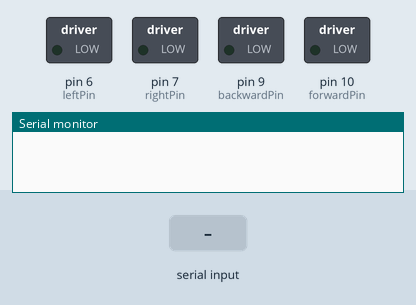
The sketch below on a simulated Arduino Uno, built with avr-gcc and run on an emulated ATmega328P. On the bench: switched loads named in the sketch (green lamp = pin HIGH), the last lines printed to the serial monitor. The inputs (shaded band) are chosen by the test bench.

Above: at 1.2 s.
1.3 s: "1" received over Serial
At 2.3 s:
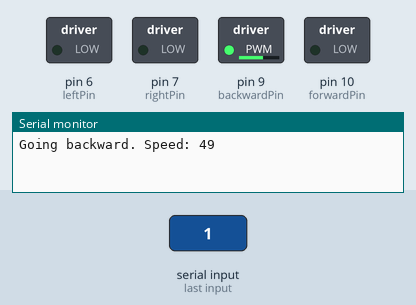
2.8 s: byte 253 (253) received over Serial
At 3.4 s:
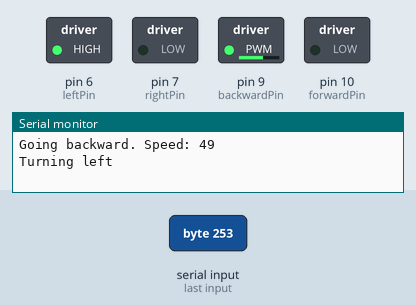
4.3 s: byte 125 (125) received over Serial
At 4.6 s:
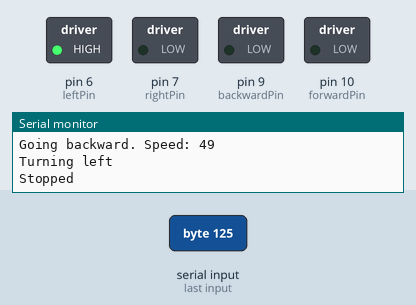
5.8 s: byte 255 (255) received over Serial
At 6.9 s:
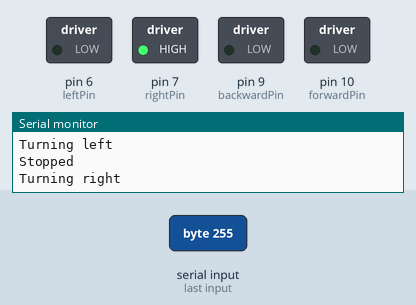
7.3 s: "0" received over Serial
At 8.1 s:
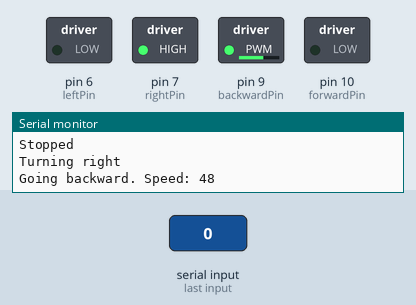
8.8 s: byte 254 (254) received over Serial
At 9.2 s:
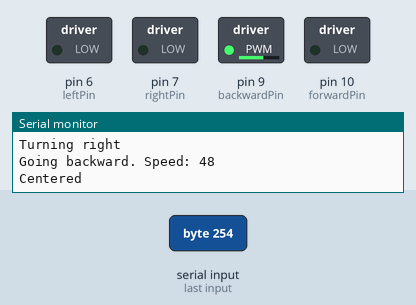
Timing chart, 0 to 11.3 s (numbered marks = the images above; inputs shaded):
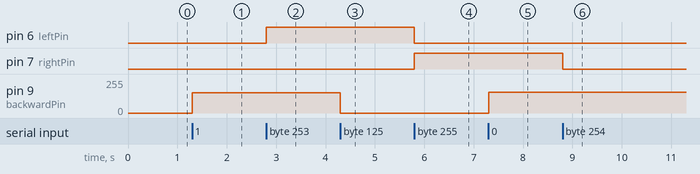

The sketch:

ArduinoCode.ino
```cpp
/*
  This code is for the Arduino mounted to the RC car. Pins 6, 7, 8 (PWM), and 9 (PWM)
  are digital pins connected to the RC car's dual H-bridge chip (wired to the streering servo
  and drive motor). Commands are recieved via bluetooth serial connection with accompanying
  Android code.
*/

#define forwardPin  10
#define backwardPin 9
#define leftPin     6
#define rightPin    7

int velocity = 0;
int flag = 0;

void setup() {
  pinMode(forwardPin, OUTPUT);
  pinMode(backwardPin, OUTPUT);
  pinMode(leftPin, OUTPUT);
  pinMode(rightPin, OUTPUT);

  Serial.begin(9600); //Default connection rate for BT module
  Serial.setTimeout(700); //Wait maximum of 1 second.
}

void loop(){
  //wait until connection is established with bluetooth transmitter
  while(!(Serial.available() > 0)){
    Serial.flush();
  }

  velocity = (int)Serial.read();
  flag = 0;

  if (velocity >= 126  && velocity <= 251)
    moveForward();
  else if(velocity == 125)
    stop();
  else if (velocity >= 1 && velocity <= 124)
    moveBackward();
  else if (velocity == 253)
    turnLeft();
  else if (velocity == 254)
    center();
  else if (velocity == 255)
    turnRight();
  else if (velocity == 252)
    stop();
  else {
   stop();
   Serial.println("Invalid speed");
  }
}

void moveForward(){
  digitalWrite(backwardPin,LOW);
  analogWrite(forwardPin, 2*(velocity-125));
   if (flag == 0){
     Serial.print("Going forward. Speed: ");
     Serial.println(velocity);
     flag = 1;
  }
}

void moveBackward(){
  digitalWrite(forwardPin, LOW);
  analogWrite(backwardPin, 2*(125-velocity));
   if (flag == 0){
     Serial.print("Going backward. Speed: ");
     Serial.println(velocity);
     flag = 1;
  }
}

void stop(){
  digitalWrite(forwardPin,LOW);
  digitalWrite(backwardPin,LOW);
  Serial.println("Stopped");
}

void turnLeft(){
  digitalWrite(rightPin,LOW);
  digitalWrite(leftPin,HIGH);
  Serial.println("Turning left");
}

void turnRight(){
  digitalWrite(rightPin,HIGH);
  digitalWrite(leftPin,LOW);
  Serial.println("Turning right");
}

void center(){
  digitalWrite(rightPin,LOW);
  digitalWrite(leftPin,LOW);
  Serial.println("Centered");
}
```

Measured:
- after the input at 1.3 s, pin 9 (backwardPin): 0/255 → 152/255 at once
- after the input at 2.8 s, pin 6 (leftPin): LOW → HIGH at once
- after the input at 4.3 s, pin 9 (backwardPin): 152/255 → 0/255 at once
- after the input at 5.8 s, pin 6 (leftPin): HIGH → LOW at once; pin 7 (rightPin): LOW → HIGH at once
- after the input at 7.3 s, pin 9 (backwardPin): 0/255 → 154/255 at once
- after the input at 8.8 s, pin 7 (rightPin): HIGH → LOW at once
